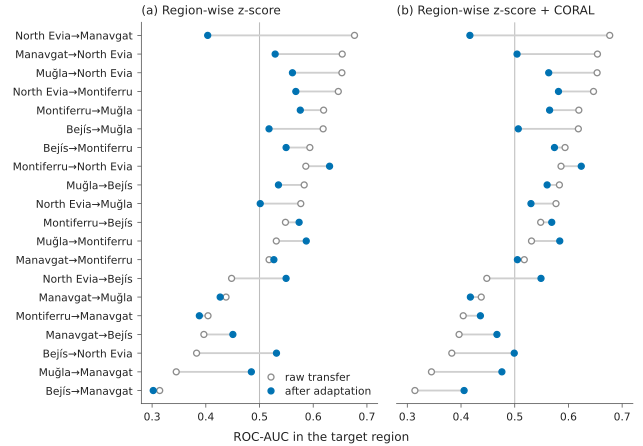

The Python source for this figure:
#!/usr/bin/env python3
"""Figure 5 - label-free adaptation moves transfer toward chance (2026-10-23 redraw).

All 20 ordered directions, sorted by raw transfer ROC-AUC. In each panel a row joins the raw
value (open grey circle) to the adapted value (filled blue dot): (a) region-wise z-score,
(b) CORAL after region-wise z-score. Neither method uses target labels.

The earlier version showed the 12 directions of the pipeline's gap decomposition with an
arrow to the better of the two methods, a choice that uses target labels, plus CORAL crosses
and within-region ticks; it is in the git history before 2026-10-23. The decomposition and its
asserts stay in _conservation_common.py and Section S1.10.

Data: paper/figures/data/fig_data_corrected.json. Asserts: all 60 values against Table S16
(via _conservation_common.py); the means, ranges and counts printed in 04 Section 3.5 and in
the caption.
"""
import json
import statistics
import sys
from pathlib import Path

import matplotlib
matplotlib.use("Agg")
import matplotlib.pyplot as plt

sys.path.insert(0, str(Path(__file__).resolve().parent))
from _layout_check import check as layout_check, assert_inside
from _conservation_common import HERE, DATA, B9, LABEL
import _style as S

NAME = {**LABEL, "evia_2021_extended": "North Evia"}


def dirlabel(d):
    s, t = d.split("_to_")
    return f"{NAME[s]}→{NAME[t]}"

T = DATA["fig5"]
assert len(T) == 20
for _d, _row in T.items():                      # every plotted value as printed in Table S16
    for _k in ("raw", "zscore", "coral"):
        assert f"{_row[_k]:.3f}" == B9[_d][_k], (_d, _k)

MEAN = {k: statistics.mean(r[k] for r in T.values()) for k in ("raw", "zscore", "coral")}
CLOSER = {k: sum(abs(r[k] - 0.5) < abs(r["raw"] - 0.5) for r in T.values()) for k in ("zscore", "coral")}
# 04 Section 3.5: CORAL moved 16 of 20 closer to chance and the mean fell from 0.527 to 0.517;
# the caption adds the z-score count and mean
assert (f"{MEAN['raw']:.3f}", f"{MEAN['coral']:.3f}", f"{MEAN['zscore']:.3f}") == ("0.527", "0.517", "0.510"), MEAN
assert CLOSER == {"zscore": 13, "coral": 16}, CLOSER
RANGE = {k: (min(r[k] for r in T.values()), max(r[k] for r in T.values())) for k in ("zscore", "coral")}
assert tuple(f"{v:.3f}" for v in RANGE["zscore"]) == ("0.302", "0.630")
assert tuple(f"{v:.3f}" for v in RANGE["coral"]) == ("0.406", "0.624")

S.apply()
fig, axes = plt.subplots(1, 2, figsize=(S.WIDTH_MM * S.MM, 118 * S.MM), sharey=True)
order = sorted(T, key=lambda d: T[d]["raw"])
data_artists = []
for ax, (key, title) in zip(axes, (("zscore", "(a) Region-wise z-score"), ("coral", "(b) Region-wise z-score + CORAL"))):
    S.chance(ax)
    for y, d in enumerate(order):
        raw, ad = T[d]["raw"], T[d][key]
        seg, = ax.plot([raw, ad], [y, y], color="#CFCFCF", lw=1.4, solid_capstyle="butt", zorder=1)
        r, = ax.plot(raw, y, marker="o", ms=4.5, mfc="white", mec=S.GREY, mew=1.0, lw=0, zorder=2)
        a, = ax.plot(ad, y, marker="o", ms=4.5, color=S.BLUE, lw=0, zorder=3)
        data_artists += [(r, f"raw:{d}"), (a, f"{key}:{d}")]
    ax.set_title(title)
    ax.set_xlim(0.28, 0.72)
    ax.set_xticks([0.3, 0.4, 0.5, 0.6, 0.7])
    assert_inside(ax, f"Fig. 5 {key}", xs=[T[d][k] for d in order for k in ("raw", key)])
axes[0].set_yticks(range(len(order)), [dirlabel(d) for d in order])
axes[0].set_ylim(-0.7, len(order) - 0.3)
axes[1].tick_params(axis="y", left=False)
axes[1].spines["left"].set_visible(False)

handles = [plt.Line2D([], [], marker="o", ms=4.5, mfc="white", mec=S.GREY, mew=1.0, lw=0),
           plt.Line2D([], [], marker="o", ms=4.5, color=S.BLUE, lw=0)]
axes[0].legend(handles, ["raw transfer", "after adaptation"], loc="lower right",
               handletextpad=0.3, labelspacing=0.3, borderaxespad=0.2)
fig.supxlabel("ROC-AUC in the target region", fontsize=S.FS_BODY, y=0.005)
fig.subplots_adjust(left=0.22, right=0.985, top=0.95, bottom=0.095, wspace=0.08)

problems = layout_check(fig, "Fig. 5 - adaptation", min_gap_pt=2.0, min_font_pt=8.0,
                        data_artists=data_artists)
S.save(fig, HERE, "fig5_adaptation")

(HERE / "fig5_provenance.json").write_text(json.dumps({
    "figure": "Fig. 5 - label-free adaptation moves transfer toward chance",
    "script": "paper/figures/fig5_adaptation.py",
    "data": {"path": "paper/figures/data/fig_data_corrected.json",
             "sha256": __import__("hashlib").sha256(
                 (HERE / "data" / "fig_data_corrected.json").read_bytes()).hexdigest(),
             "note": "step10_metrics.json of all 10 pairs, corrected-label overlay; sha256 inside"},
    "asserts": "all 60 plotted values equal Table S16 at 3 dp; means raw 0.527, z-score 0.510, "
               "CORAL 0.517; 13 (z-score) and 16 (CORAL) of 20 directions closer to chance; ranges "
               "0.302-0.630 and 0.406-0.624; the decomposition asserts in _conservation_common.py",
    "design": "2026-10-23 redraw: 20 directions, raw (open grey) to adapted (filled blue), one panel per "
              "method; no target-label choice of method",
    "canvas_mm": [S.WIDTH_MM, 118],
    "font_pt": {"body": S.FS_BODY, "minimum": S.FS_SMALL},
    "layout_check": f"paper/figures/_layout_check.py; {len(problems)} problems at build time",
    "environment": f"matplotlib {matplotlib.__version__}",
}, indent=1, ensure_ascii=False), encoding="utf-8")
print(f"fig5 written; closer to chance {CLOSER}; means { {k: round(v, 3) for k, v in MEAN.items()} }")
